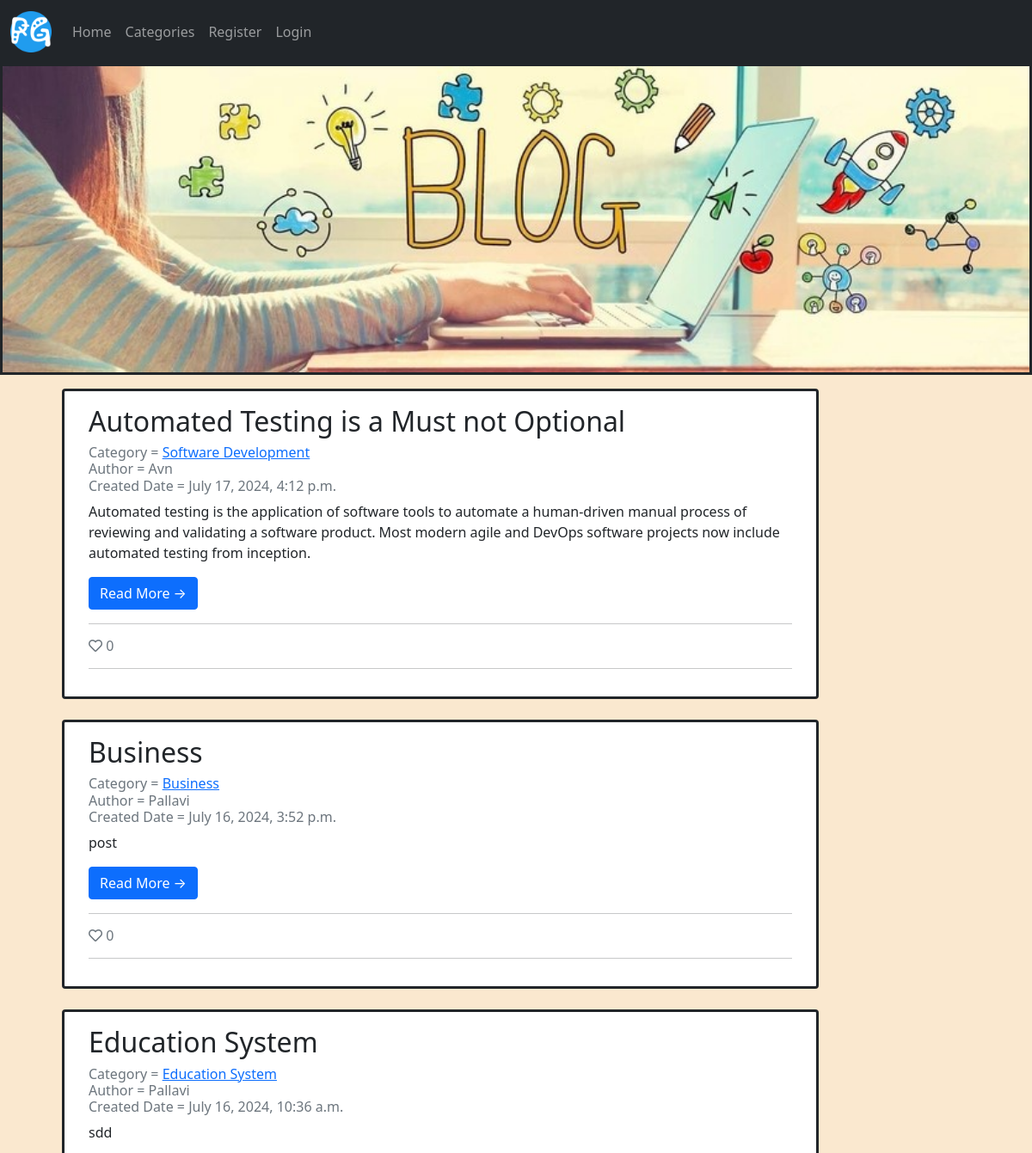
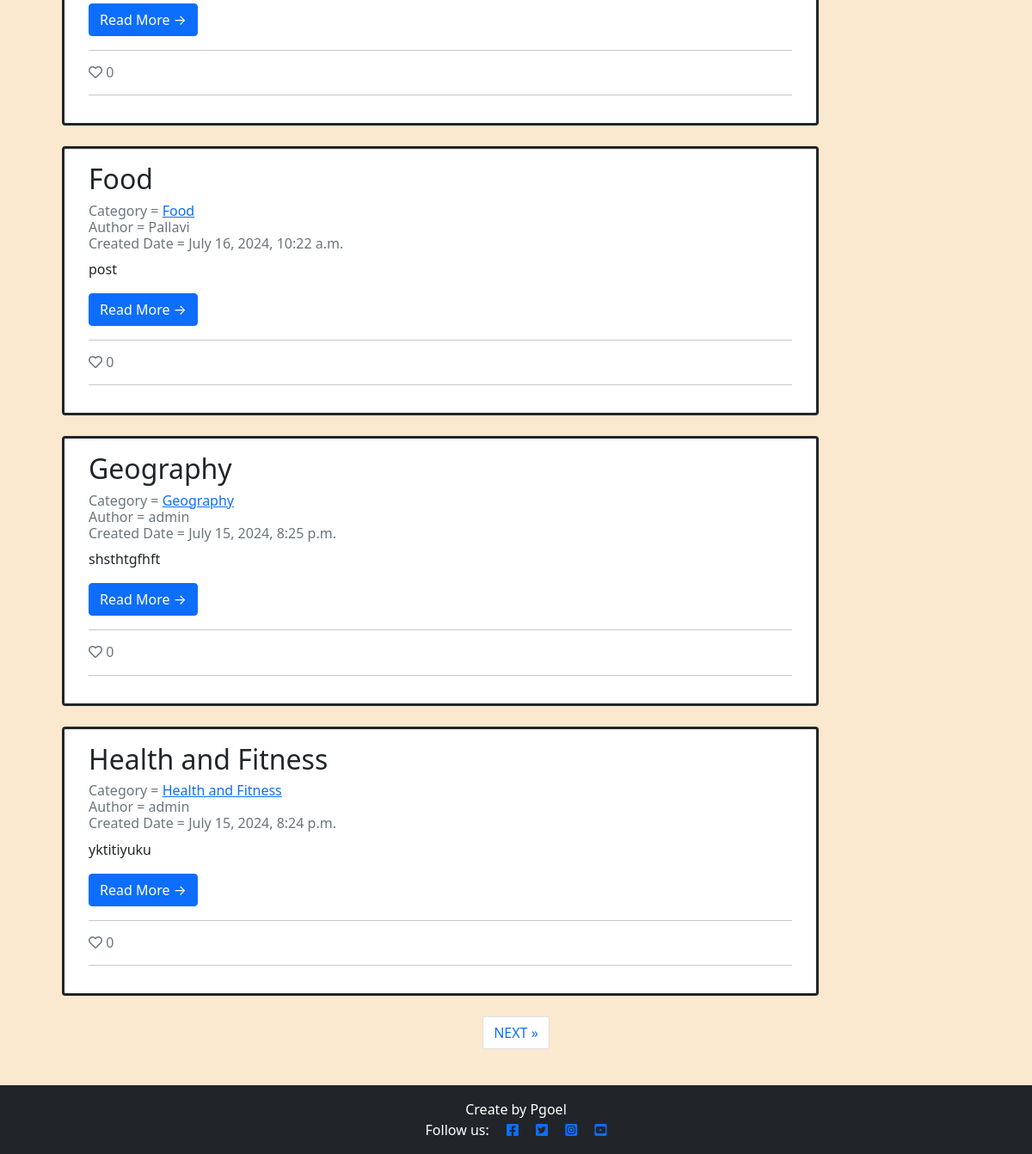
The app's page /, older data (2 pictures, top to bottom).
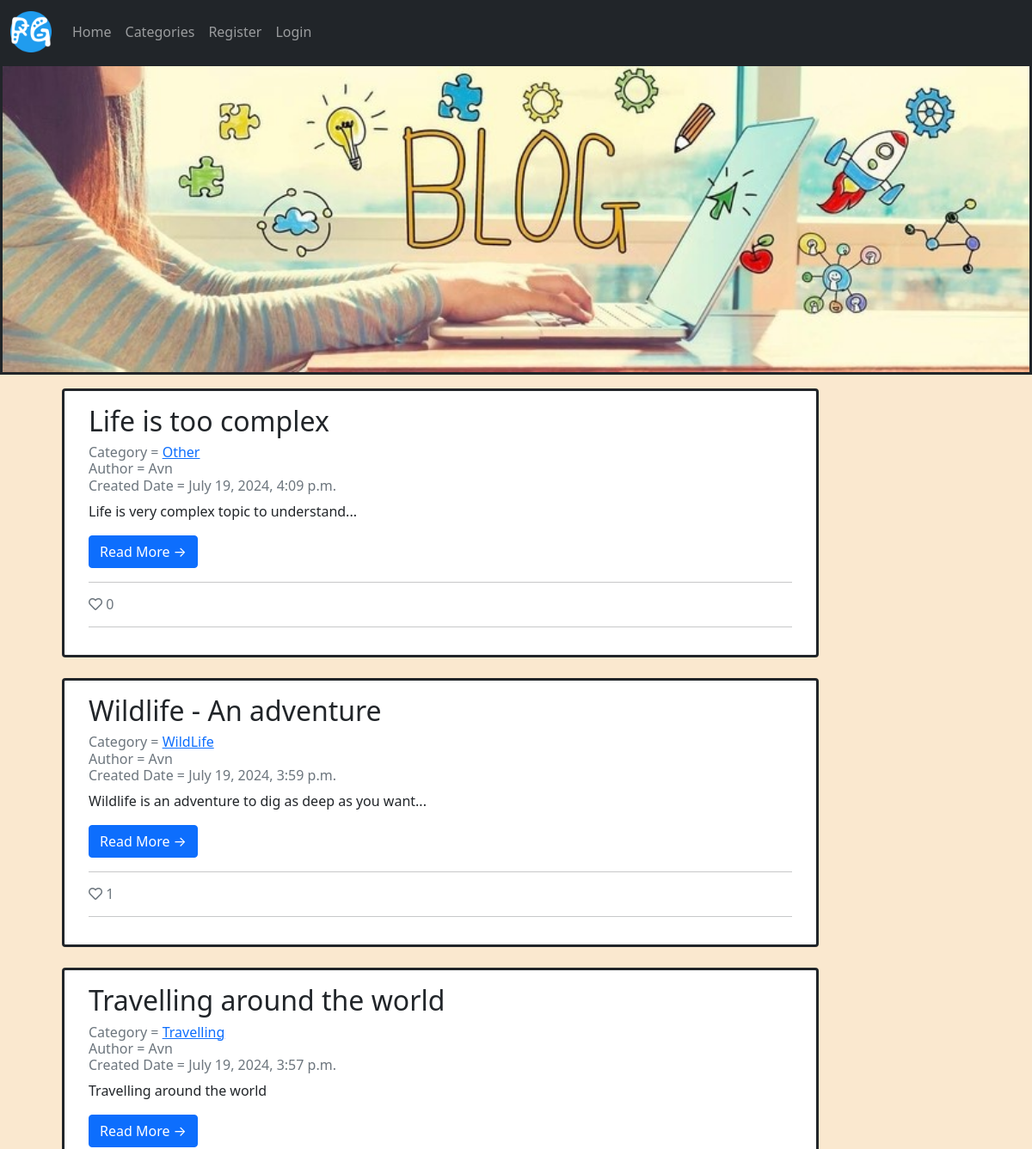
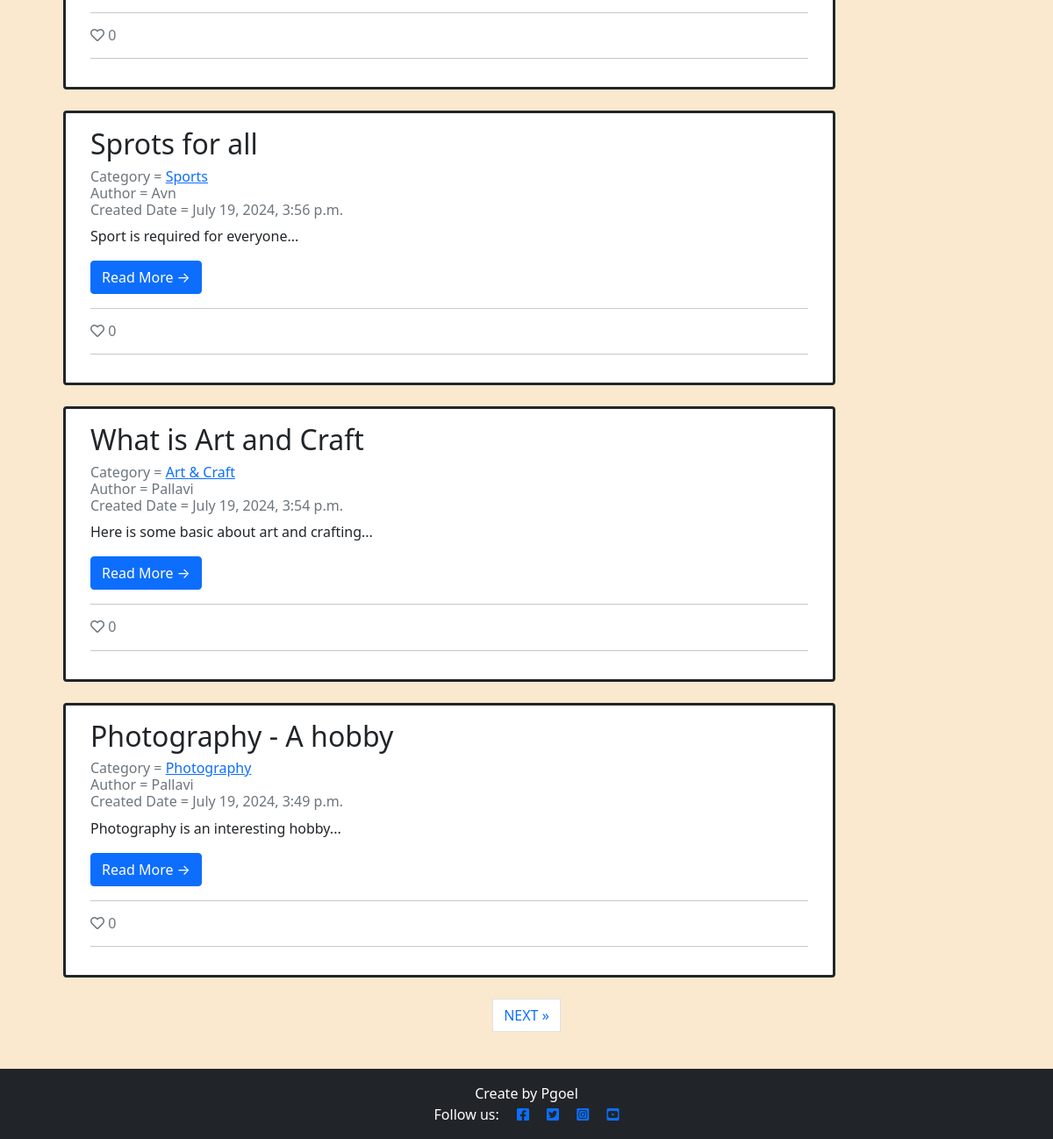
The same page, newer data (2 pictures, top to bottom).
### blogapp/models.py (models this page shows, shortened)
class Post(models.Model):
    title = models.CharField(max_length=255, unique= False)
    slug = models.SlugField(max_length=200)
    author = models.ForeignKey(get_user_model(), on_delete=models.CASCADE, related_name="blog_posts")
    date_posted = models.DateTimeField(auto_now_add=True)
    category = models.CharField(max_length=255, default='coding')
    content = models.TextField()
    likes = models.ManyToManyField(User,related_name = 'blogpost_like', blank= True)
    update_date = models.DateTimeField(default=timezone.now)
    snippet = models.CharField(max_length=255)
    blog_image = models.ImageField(null=True, blank=True, upload_to="images/" )
    class Meta:
        ordering = ['-date_posted']
    def total_likes(self):
        return self.likes.count()

### blogapp/views.py (the view)
# urls.py: path('', HomeView.as_view(), name = "home"),
class HomeView(ListView):
    model = Post
    cat= Category.objects.all()
    template_name = 'homepage.html'
    ordering = ['-date_posted']
    paginate_by = 6
    def get_context_data(self, *args, **kwargs):
        cat_menu = Category.objects.all()
        context = super(HomeView,self).get_context_data(*args, **kwargs)
        context["cat_menu"] = cat_menu
        return context

### templates/homepage.html (shortened to what this page needs)
{% extends "base.html" %}
{% block content %}
<div class="container-fluid">
    <div class="row">
        <div class="col-md-10 mt-3 left">
            <div class="row">
                {% for post in post_list %}
                    <div class="card border-dark border border-3 mb-4">
                        <div class="card-body">
                            <h2 class="card-title">{{ post.title }} </h2>
                            <p class="card-text text-muted h6"> Category =
                                <a href="{% url 'category' post.category %}">{{ post.category }}  </a><br>
                                Author = {{ post.author }} <br> Created Date = {{ post.date_posted}}
                            <br>
                            </p>
                            <p class="card-text">{{post.snippet}}</p>
                            <a href="{% url 'post_detail' post.pk  %}" class="btn btn-primary"> Read More &rarr; </a>
                            <hr>
                            <p class="card-text text-muted h6"><i class="far fa-heart"></i>
                                {{ post.total_likes }}
                            </p>
                            <hr>
                        </div>
                    </div>
                {% if forloop.counter|divisibleby:3 %}
            </div>
            <div class="row">
                {% endif %}
            {% endfor %}
            </div>
        </div>
    </div>
    {% if is_paginated %}
    <nav aria-label="Page navigation">
        <ul class="pagination justify-content-center">
            {% if page_obj.has_next %}
            <li><a href="?page={{ page_obj.next_page_number }}" class="page-link"> NEXT &raquo;</a></li>
            {% endif %}
        </ul>
    </nav>
    {% endif %}
</div>
<br><br><br><br>
{% endblock %}

Row changes from the older to the newer data that the page shows:
removed Post: title "Automated Testing is a Must not Optional", category "Software Development", author "Avn", date_posted "July 17, 2024, 4:12 p.m.", snippet "Automated testing is the application of software tools to automate a human-driven manual process of reviewing and validating a software product. Most modern agile and DevOps software projects now include automated testing from inception.", total_likes "0"
no longer on this page (row edited): Post: title "Business", category "Business", author "Pallavi", date_posted "July 16, 2024, 3:52 p.m.", snippet "post", total_likes "0"
no longer on this page (row edited): Post: title "Education System", category "Education System", author "Pallavi", date_posted "July 16, 2024, 10:36 a.m.", snippet "sdd", total_likes "0"
no longer on this page (row edited): Post: title "Food", category "Food", author "Pallavi", date_posted "July 16, 2024, 10:22 a.m.", snippet "post", total_likes "0"
no longer on this page (row edited): Post: title "Geography", category "Geography", author "admin", date_posted "July 15, 2024, 8:25 p.m.", snippet "shsthtgfhft", total_likes "0"
no longer on this page (row edited): Post: title "Health and Fitness", category "Health and Fitness", author "admin", date_posted "July 15, 2024, 8:24 p.m.", snippet "yktitiyuku", total_likes "0"
added Post: title "Life is too complex", category "Other", author "Avn", date_posted "July 19, 2024, 4:09 p.m.", snippet "Life is very complex topic to understand...", total_likes "0"
added Post: title "Wildlife - An adventure", category "WildLife", author "Avn", date_posted "July 19, 2024, 3:59 p.m.", snippet "Wildlife is an adventure to dig as deep as you want...", total_likes "1"
added Post: title "Travelling around the world", category "Travelling", author "Avn", date_posted "July 19, 2024, 3:57 p.m.", snippet "Travelling around the world", total_likes "0"
added Post: title "Sprots for all", category "Sports", author "Avn", date_posted "July 19, 2024, 3:56 p.m.", snippet "Sport is required for everyone...", total_likes "0"
added Post: title "What is Art and Craft", category "Art & Craft", author "Pallavi", date_posted "July 19, 2024, 3:54 p.m.", snippet "Here is some basic about art and crafting...", total_likes "0"
added Post: title "Photography - A hobby", category "Photography", author "Pallavi", date_posted "July 19, 2024, 3:49 p.m.", snippet "Photography is an interesting hobby...", total_likes "0"
